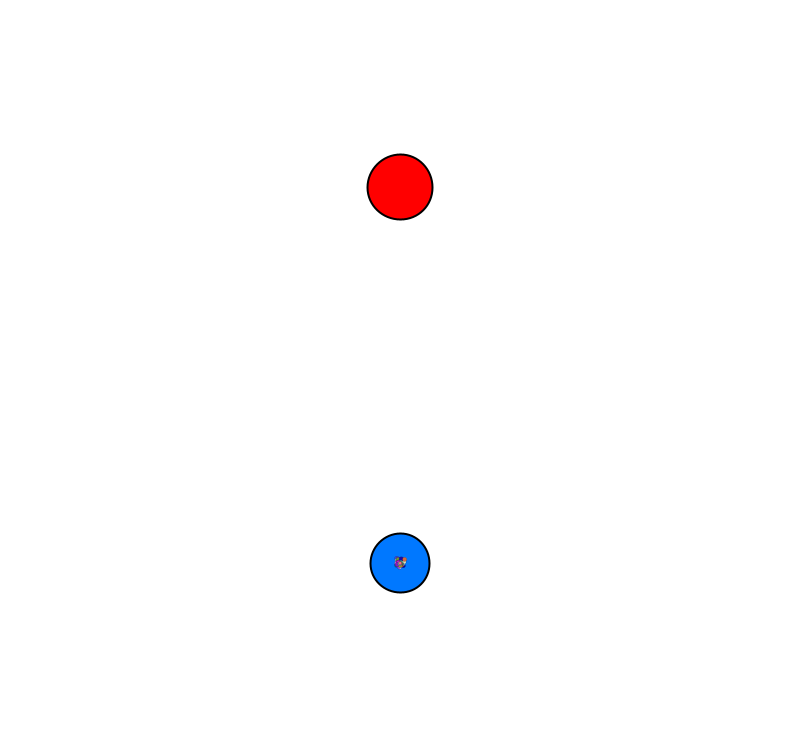
Frame 1 (no input)
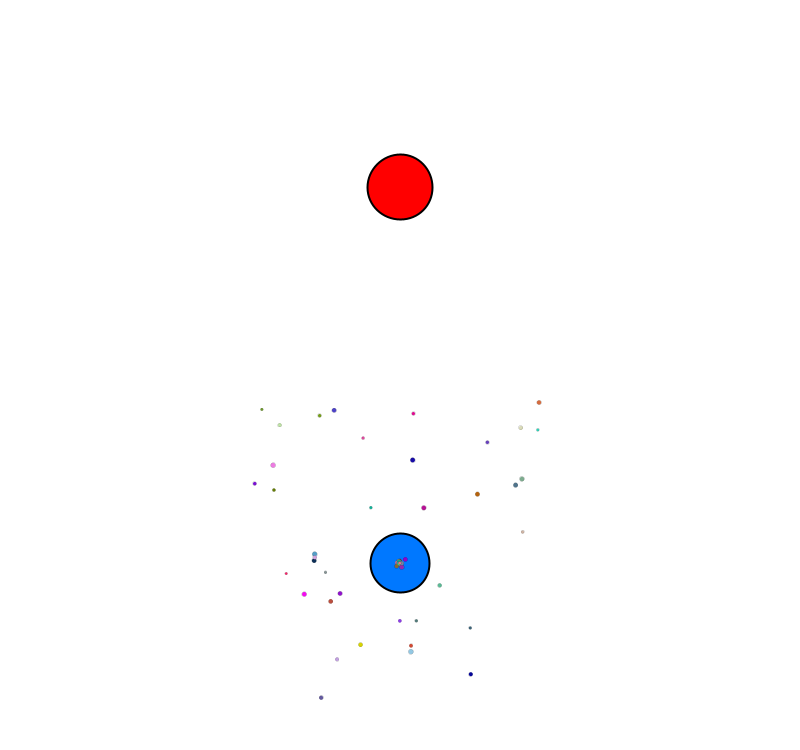
Frame 60 (the mouse pressed at the canvas centre just before this capture)
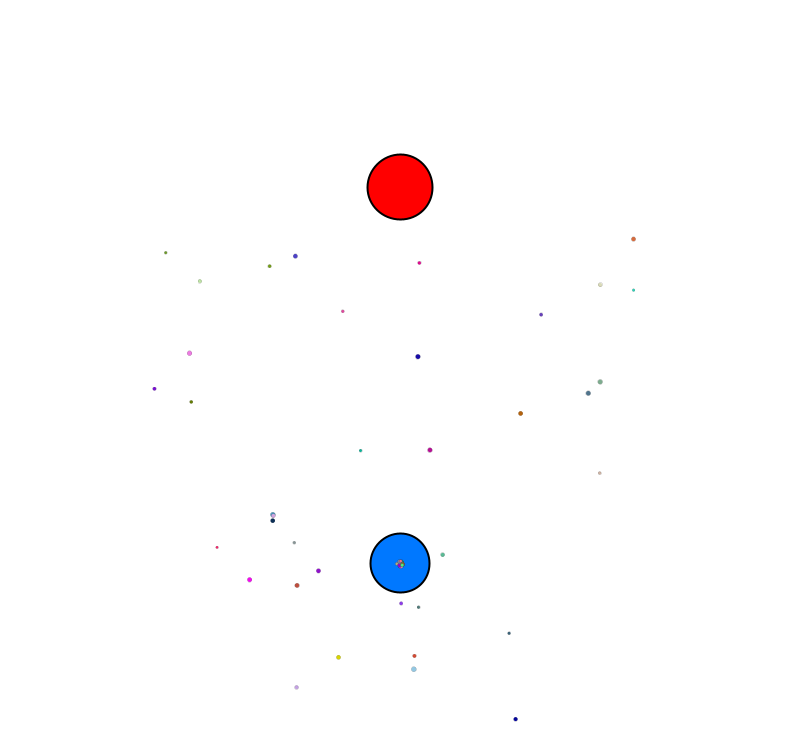
Frame 120 (the mouse held since frame 60 and released just before this capture)

The Processing sketch that drew these frames (run headless with seeded random() and noise(); from frame 60 on, the mouse is pressed at the canvas centre):

// Processing sketch: Mangalayan
// ── Mangalayan.pde
import java.util.LinkedList;
import java.util.ListIterator;

int initialpopulation = 50;
//Rocket[] rockets = new Rocket[initialpopulation];
ArrayList<Rocket> rockets = new ArrayList<Rocket>();

Mars mars;
Earth earth;
final static int maxSpeed = 3; 

void setup() {  
  size(800, 750);
  mars = new Mars();
  earth = new Earth();
  for (int i = 0; i < initialpopulation; i++) {
    PVector earthLocation = earth.getLocation();
    PVector rocketLocation = earthLocation.add(new PVector(random(-2,2),random(-2,2)));
    PVector initialThrust = new PVector(random(-1*maxSpeed,1*maxSpeed),random(-1*maxSpeed,1*maxSpeed));
    Rocket rocket = new Rocket(random(0.5, 1),rocketLocation, initialThrust);    
    rockets.add(rocket);
  }
}

void draw() {
  background(255);
  mars.display();
  earth.display();  
  
  ListIterator<Rocket> iter = rockets.listIterator();

  while (iter.hasNext()) {
      Rocket rocket = (Rocket)iter.next();  
      if(rocket.isAlive()) {
        PVector marsForce = mars.attract(rocket);
        PVector earthForce = earth.attract(rocket);
        PVector totalForce = marsForce.add(earthForce);
        rocket.applyForce(totalForce);
        rocket.update(); 
        rocket.display();
        if(mars.isCrashed(rocket)) {
          iter.remove(); //TODO: crashed rocket animation
          iter.add(new Rocket(rocket)); //clone
        }
    } else {
      iter.remove(); //TODO: lost rocket animation
      iter.add(new Rocket(rocket)); //clone
    }
  }
}

Rocket createRocket() {
  PVector earthLocation = earth.getLocation();
  PVector rocketLocation = earthLocation.add(new PVector(random(-2,2),random(-2,2)));
  PVector initialThrust = new PVector(random(-1*maxSpeed,1*maxSpeed),random(-1*maxSpeed,1*maxSpeed));
  Rocket rocket = new Rocket(random(0.1, 1),rocketLocation, initialThrust);
  rocket.setColor((int)random(255),(int)random(255),(int)random(255));
  return rocket;
}
// ── Earth.pde
class Earth extends Planet {
  final static float mass = 5.9;    // Mass, tied to size
  
  Earth() {
    super(mass, new PVector(width/2,height - height/4));
  }
  
    // Method to display
  void display() {
    fill (0,120,255); //blue
    super.display();
  } 
  
}
// ── Mars.pde
class Mars extends Planet {
  final static float mass = 6.5;    // Mass, tied to size
  
  Mars() {    
    super(mass, new PVector(width/2,height/4));
  }
  
    // Method to display
  void display() {
    fill (255,0,0); //red
    super.display();    
  }
  
  boolean isCrashed(Rocket rocket) {
     return this.getLocation().dist(rocket.getLocation()) < this.diameter/2 ? true: false;
  }
}
// ── Planet.pde
class Planet {
  final float mass;    // Mass, tied to size
  final float G;       // Gravitational Constant
  final PVector location;   // Location
  final float diameter;
  //boolean dragging = false; // Is the object being dragged?
  //boolean rollover = false; // Is the mouse over the ellipse?
  //PVector dragOffset;  // holds the offset for when object is clicked on

  Planet(float mass, PVector location) {
    this.location = location;
    this.mass = mass;
    this.diameter = mass*10;
    G = 1;    
  }

  PVector attract(Rocket m) {
    PVector force = PVector.sub(location,m.location);   // Calculate direction of force
    float d = force.mag();                              // Distance between objects
    d = constrain(d,5.0,25.0);                        // Limiting the distance to eliminate "extreme" results for very close or very far objects
    force.normalize();                                  // Normalize vector (distance doesn't matter here, we just want this vector for direction)
    float strength = (G * mass * m.mass) / (d * d);      // Calculate gravitional force magnitude
    force.mult(strength);                                  // Get force vector --> magnitude * direction
    return force;
  }

  // Method to display
  void display() {
    ellipseMode(CENTER);
    strokeWeight(2);
    stroke(0);    
    ellipse(location.x, location.y, diameter, diameter);
  }
  
  PVector getLocation() {
    return new PVector(location.x, location.y);
  }   
    

}
// ── Rocket.pde
class Rocket {

  PVector location;
  PVector velocity;
  PVector acceleration;  
  int fuel;  
  float scaleForFuel = 2;
  int r,g,b;
  
  //genes
  final PVector launchLocation;
  final PVector initialThurst;
  final float mass;
  

  Rocket(float mass, PVector launchLocation, PVector initialThurst) {
    this.mass = mass;
    this.initialThurst = new PVector(initialThurst.x, initialThurst.y);
    this.launchLocation = new PVector(launchLocation.x, launchLocation.y);
    
    this.location = launchLocation;
    velocity = new PVector(0, 0);
    acceleration = initialThurst;
    fuel = (int)(height*mass*scaleForFuel); //fuel proportional to mass, twice the height to give enough time for rocket to revolve a few times
    this.setColor((int)random(255),(int)random(255),(int)random(255));
  }
  
  Rocket(Rocket rocket) {
    this(rocket.getMass(), rocket.getLaunchLocation(), rocket.getInitialThurst());    
  }
  
  float getMass() {
    return this.mass;
  }
  
  PVector getLaunchLocation() {
    return this.launchLocation;
  }
  
  PVector getInitialThurst() {
    return this.initialThurst;
  }

  void applyForce(PVector force) {
    PVector f = PVector.div(force, mass);
    acceleration.add(f);
  }

  void update() {
    velocity.add(acceleration);
    location.add(velocity);
    acceleration.mult(0);
  }
  
  boolean isAlive() {
    return fuel > 0 ? true: false;
  }
  
  PVector getLocation() {
    return new PVector(location.x, location.y);
  }  
  
  void setColor(int r,int g,int b) {
    this.r = r;
    this.g = g;
    this.b = b;    
  }

  void display() {
    stroke(0);
    strokeWeight(0);
    fill(r,g,b);
    ellipse(location.x, location.y, mass*5, mass*5);
    fuel--;
  }
}
